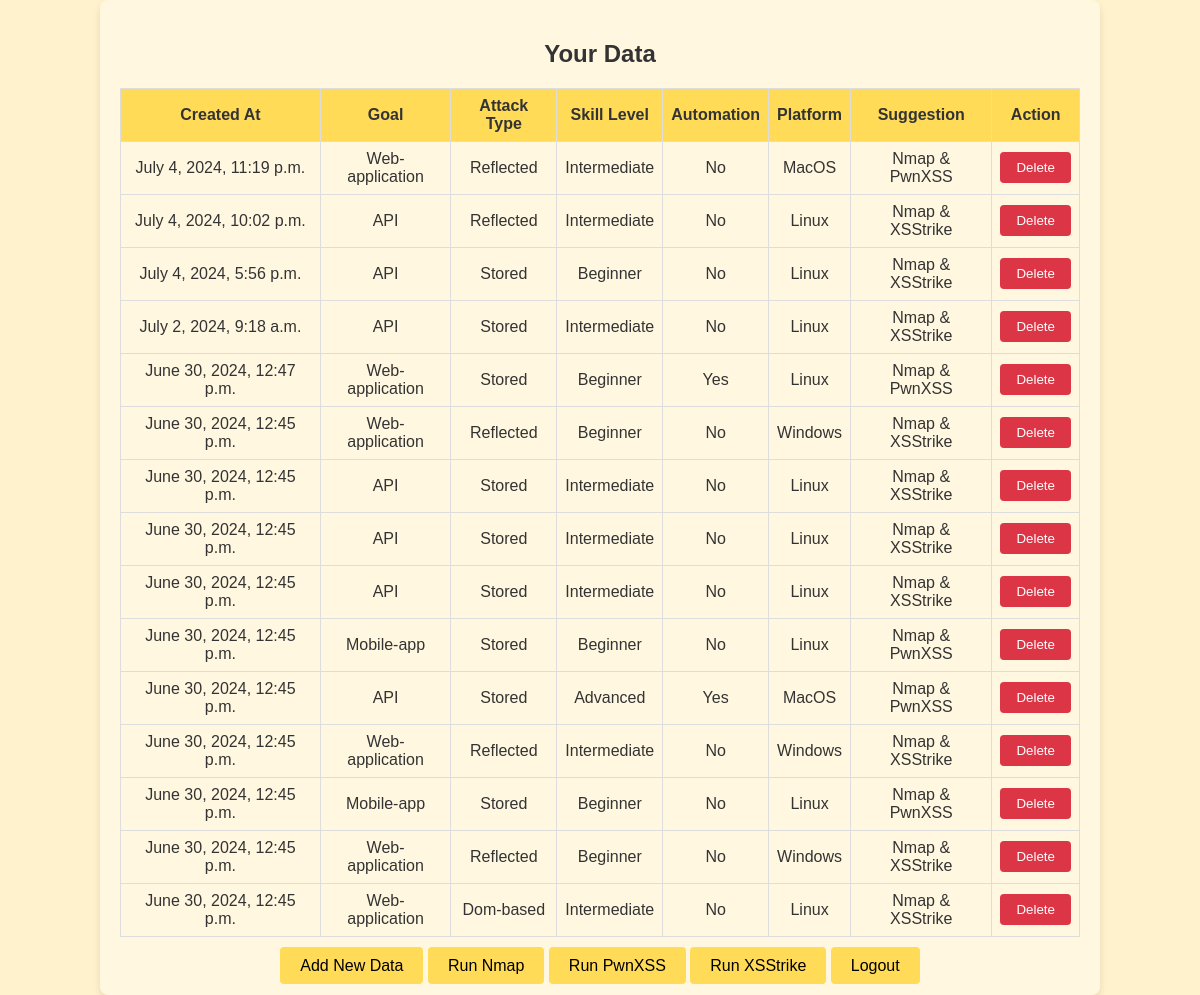
The app's page /view_data/ (signed in) with its own data.
### suggestxss/models.py (models this page shows, shortened)
class UserData(models.Model):
    user = models.ForeignKey(User, on_delete=models.CASCADE)
    goal = models.IntegerField(choices=[(0, 'Web-application'), (1, 'API'), (2, 'Mobile-app')])
    attackT = models.IntegerField(choices=[(0, 'Reflected'), (1, 'Stored'), (2, 'Dom-based')])
    skill = models.IntegerField(choices=[(0, 'Beginner'), (1, 'Intermediate'), (2, 'Advanced')])
    automation = models.IntegerField(choices=[(0, 'No'), (1, 'Yes')])
    platform = models.IntegerField(choices=[(0, 'Windows'), (1, 'Linux'), (2, 'MacOS')])
    suggest = models.IntegerField(choices=[(0, 'Nmap & PwnXSS'), (1, 'Nmap & XSStrike')])
    created_at = models.DateTimeField(default=timezone.now)

### suggestxss/views.py (the view)
# urls.py: path('view_data/', views.view_data, name='view_data'),
@login_required
def view_data(request):
    print("Executing view_data function")
    data = UserData.objects.filter(user=request.user).order_by('-created_at')
    print("Finished executing view_data function")
    return render(request, 'suggestxss/view_data.html', {'data': data})

### suggestxss/templates/suggestxss/view_data.html (shortened to what this page needs)
<!DOCTYPE html>
<html lang="en">
<head>
    <link rel="stylesheet" href="https://cdn.jsdelivr.net/npm/sweetalert2@11/dist/sweetalert2.min.css">
</head>
<body>
    <div class="container">
        <h2>Your Data</h2>
        <table>
            <tr>
                <th>Created At</th>
                <th>Goal</th>
                <th>Attack Type</th>
                <th>Skill Level</th>
                <th>Automation</th>
                <th>Platform</th>
                <th>Suggestion</th>
                <th>Action</th>
            </tr>
            {% for entry in data %}
            <tr>
                <td>{{ entry.created_at }}</td>
                <td>{{ entry.get_goal_display }}</td>
                <td>{{ entry.get_attackT_display }}</td>
                <td>{{ entry.get_skill_display }}</td>
                <td>{{ entry.get_automation_display }}</td>
                <td>{{ entry.get_platform_display }}</td>
                <td>
                    {% if entry.suggest == 0 %}
                        Nmap & PwnXSS
                    {% elif entry.suggest == 1 %}
                        Nmap & XSStrike
                    {% else %}
                        Unknown
                    {% endif %}
                </td>
                <td>
                    <form id="delete-form-{{ entry.id }}" method="post" action="{% url 'delete_data' entry.id %}">
                        <button type="button" class="delete-button" onclick="confirmDelete('delete-form-{{ entry.id }}')">Delete</button>
                    </form>
                </td>
            </tr>
            {% endfor %}
        </table>
        <div class="button-container">
            <a href="{% url 'new_data' %}">Add New Data</a>
            <a href="{% url 'nmap_tool' %}">Run Nmap</a>
            <a href="{% url 'run_pwnxss' %}">Run PwnXSS</a>
            <a href="{% url 'run_xsstrike' %}">Run XSStrike</a>
            <a href="{% url 'logout' %}">Logout</a>
        </div>
    </div>
</body>
</html>

### suggestxss/templates/suggestxss/view_data.html (style rules this page uses)
body { font-family: 'Arial', sans-serif; background-color: #FFF2CC; color: #333; margin: 0; padding: 0; display: flex; justify-content: center; align-items: center; min-height: 100vh; }
.container { background-color: #FFF7E0; padding: 20px; border-radius: 8px; box-shadow: 0 4px 8px rgba(0, 0, 0, 0.1); text-align: center; width: 80%; max-width: 1200px; }
h2 { margin-bottom: 20px; font-size: 24px; }
table { width: 100%; border-collapse: collapse; margin-bottom: 20px; }
table, th, td { border: 1px solid #ddd; }
th, td { padding: 8px; text-align: center; }
th { background-color: #FFDB58; }
.button-container { margin-top: 20px; }
a { text-decoration: none; padding: 10px 20px; color: #000; background-color: #ffdb58; border-radius: 4px; transition: background-color 0.3s, transform 0.3s; }
.delete-button { padding: 8px 16px; background-color: #dc3545; color: white; border: none; border-radius: 4px; cursor: pointer; transition: background-color 0.3s; }

### records on screen
UserData: created_at "July 4, 2024, 11:19 p.m.", goal "Web-application", attackT "Reflected", skill "Intermediate", automation "No", platform "MacOS", suggest "Nmap & PwnXSS"
UserData: created_at "July 4, 2024, 10:02 p.m.", goal "API", attackT "Reflected", skill "Intermediate", automation "No", platform "Linux", suggest "Nmap & XSStrike"
UserData: created_at "July 4, 2024, 5:56 p.m.", goal "API", attackT "Stored", skill "Beginner", automation "No", platform "Linux", suggest "Nmap & XSStrike"
UserData: created_at "July 2, 2024, 9:18 a.m.", goal "API", attackT "Stored", skill "Intermediate", automation "No", platform "Linux", suggest "Nmap & XSStrike"
UserData: created_at "June 30, 2024, 12:47 p.m.", goal "Web-application", attackT "Stored", skill "Beginner", automation "Yes", platform "Linux", suggest "Nmap & PwnXSS"
UserData: created_at "June 30, 2024, 12:45 p.m.", goal "Web-application", attackT "Reflected", skill "Beginner", automation "No", platform "Windows", suggest "Nmap & XSStrike"
UserData: created_at "June 30, 2024, 12:45 p.m.", goal "API", attackT "Stored", skill "Intermediate", automation "No", platform "Linux", suggest "Nmap & XSStrike"
UserData: created_at "June 30, 2024, 12:45 p.m.", goal "API", attackT "Stored", skill "Intermediate", automation "No", platform "Linux", suggest "Nmap & XSStrike"
UserData: created_at "June 30, 2024, 12:45 p.m.", goal "API", attackT "Stored", skill "Intermediate", automation "No", platform "Linux", suggest "Nmap & XSStrike"
UserData: created_at "June 30, 2024, 12:45 p.m.", goal "Mobile-app", attackT "Stored", skill "Beginner", automation "No", platform "Linux", suggest "Nmap & PwnXSS"
UserData: created_at "June 30, 2024, 12:45 p.m.", goal "API", attackT "Stored", skill "Advanced", automation "Yes", platform "MacOS", suggest "Nmap & PwnXSS"
UserData: created_at "June 30, 2024, 12:45 p.m.", goal "Web-application", attackT "Reflected", skill "Intermediate", automation "No", platform "Windows", suggest "Nmap & XSStrike"
UserData: created_at "June 30, 2024, 12:45 p.m.", goal "Mobile-app", attackT "Stored", skill "Beginner", automation "No", platform "Linux", suggest "Nmap & PwnXSS"
UserData: created_at "June 30, 2024, 12:45 p.m.", goal "Web-application", attackT "Reflected", skill "Beginner", automation "No", platform "Windows", suggest "Nmap & XSStrike"
UserData: created_at "June 30, 2024, 12:45 p.m.", goal "Web-application", attackT "Dom-based", skill "Intermediate", automation "No", platform "Linux", suggest "Nmap & XSStrike"
